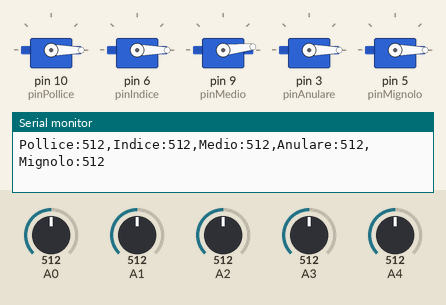
A sketch run on a simulated Arduino Uno, built with avr-gcc and run on an emulated ATmega328P. Parts: 5 × servo, the last lines printed to the serial monitor. The test bench sets the inputs (shaded band); at power-on: A1 = 512, A2 = 512, A3 = 512, A4 = 512, A0 = 512.

Above: at 1.2 s.
1.3 s: A1 set to 716
At 2.0 s:
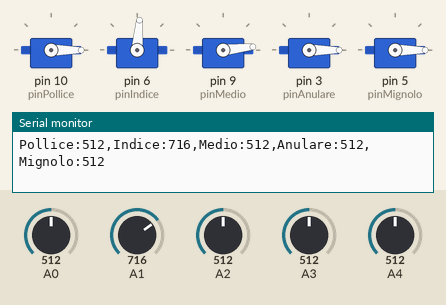
2.8 s: A2 set to 716
At 3.9 s:
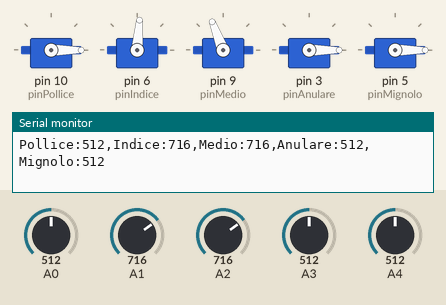
4.3 s: A3 set to 716
At 5.1 s:
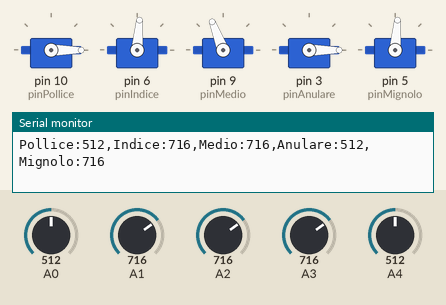
5.8 s: A4 set to 716
At 7.0 s:
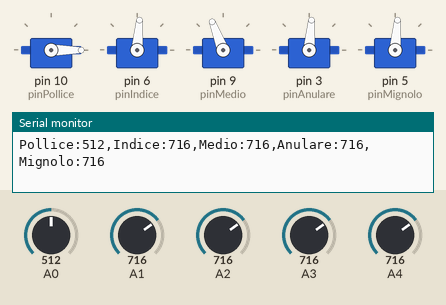
7.3 s: A0 set to 992
At 7.8 s:
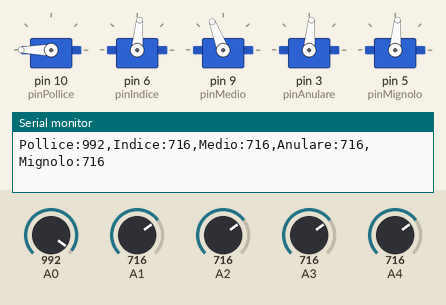
8.8 s: A1 set to 992
At 10.2 s:
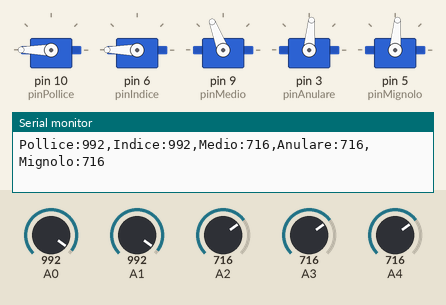
Timing chart, 0 to 11.3 s (numbered marks = the images above; inputs shaded):
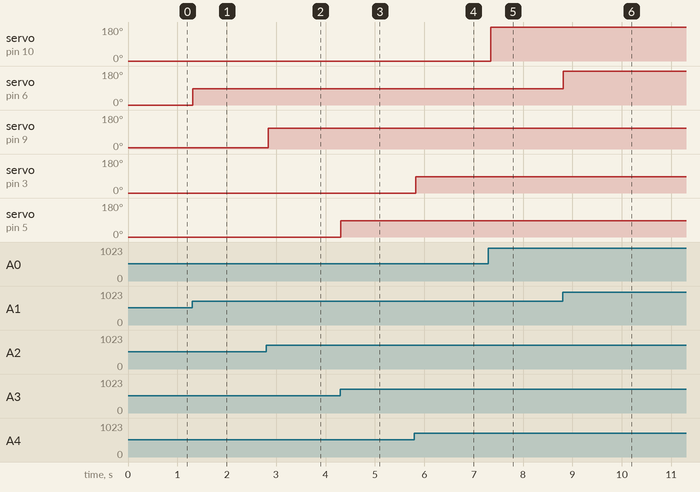

Measured:
- after the input at 1.3 s, servo on pin 6 (pinIndice): 0° → 85° at once
- after the input at 2.8 s, servo on pin 9 (pinMedio): 6° → 111° at once
- after the input at 4.3 s, servo on pin 5 (pinMignolo): 0° → 85° at once
- after the input at 5.8 s, servo on pin 3 (pinAnulare): 0° → 85° at once
- after the input at 7.3 s, servo on pin 10 (pinPollice): 0° → 180° after 0.05 s
- after the input at 8.8 s, servo on pin 6 (pinIndice): 85° → 180° at once

The sketch:

programmaCompleto.ino
```cpp
#include <Servo.h>
#include <Arduino.h>

int posPollice;
int posIndice;
int posMedio;
int posAnulare;
int posMignolo;

Servo srvPollice,srvIndice,srvMedio,srvAnulare,srvMignolo;

int pinPollice = 10;
int pinIndice = 6;
int pinMedio = 9;
int pinAnulare = 3;
int pinMignolo = 5;

void setup() {
  Serial.begin(115200);
  pinMode(A0, INPUT);
  pinMode(A1, INPUT);
  pinMode(A2, INPUT);
  pinMode(A3, INPUT);
  pinMode(A4, INPUT);
  srvPollice.attach(pinPollice);
  srvIndice.attach(pinIndice);
  srvMedio.attach(pinMedio);
  srvAnulare.attach(pinAnulare);
  srvMignolo.attach(pinMignolo);


}

void loop() {

  posPollice = analogRead(A0);
  posIndice = analogRead(A1);
  posMedio = analogRead(A2);
  posAnulare = analogRead(A4);
  posMignolo = analogRead(A3);

  Serial.print("Pollice:");
  Serial.print(posPollice);
  Serial.print(",");
  Serial.print("Indice:");
  Serial.print(posIndice);
  Serial.print(",");
  Serial.print("Medio:");
  Serial.print(posMedio);
  Serial.print(",");
  Serial.print("Anulare:");
  Serial.print(posAnulare);
  Serial.print(",");
  Serial.print("Mignolo:");
  Serial.println(posMignolo);

  int posServo1 = map(posPollice, 750, 850, 0, 180);
  posServo1 = constrain(posServo1, 0, 180);
  int posServo2 = map(posIndice, 550, 900, 0, 180);
  posServo2 = constrain(posServo2, 0, 180);
  int posServo3 = map(posMedio, 500, 850, 0, 180);
  posServo3 = constrain(posServo3, 0, 180);
  int posServo4 = map(posAnulare, 550, 900, 0, 180);
  posServo4 = constrain(posServo4, 0, 180);
  int posServo5 = map(posMignolo, 550, 900, 0, 180);
  posServo5 = constrain(posServo5, 0, 180);

  srvPollice.write(posServo1);
  srvIndice.write(posServo2);
  srvMedio.write(posServo3);
  srvAnulare.write(posServo4);
  srvMignolo.write(posServo5);
  delay(50);

}
```
